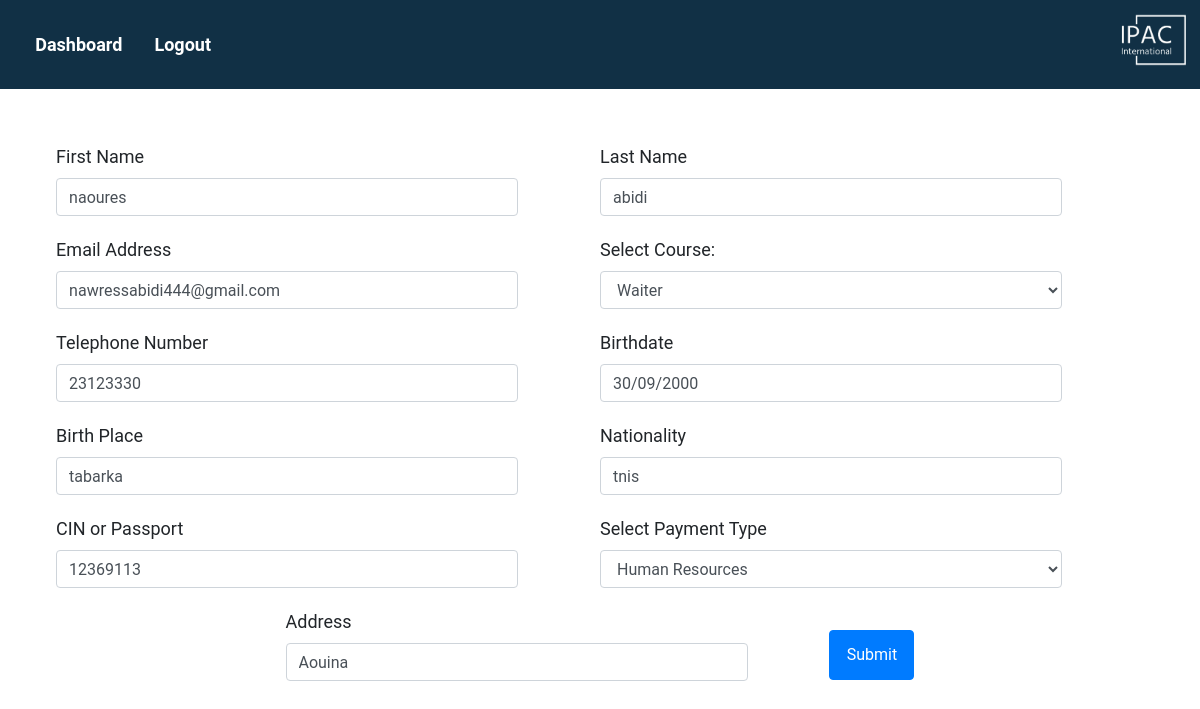
Screenshot of /instructor/1/update (signed in) with the database file from the repository.
### models.py (models this page shows, shortened)
class Instructor(db.Model):
    app_instructors= 'instructors'
    id = db.Column(db.Integer, primary_key=True)
    firstname1 = db.Column(db.String(50))
    lastname1 = db.Column(db.String(50))
    select_payment = db.Column(db.String(100))
    telephone1 = db.Column(db.String(50))
    birthdate1 = db.Column(db.String(50))
    birthplace1 = db.Column(db.String(50))
    nationality1 = db.Column(db.String(50))
    cin_passport1 = db.Column(db.String(50))
    course = db.Column(db.String(50))
    address = db.Column(db.String(100))
    email = db.Column(db.String(120), unique=True)

### views.py (the view, shortened to what this page needs)
@views.route('/instructor/<int:id>/update', methods=['GET', 'POST', 'PUT'])
@login_required
def update_instructor(id):
    if not current_user.is_authenticated:
        return redirect(url_for('auth.login'))
    instance = Instructor.query.get(id)
    if not instance:
        flash('Instructor does not exist', category="Error")
        return redirect(url_for('views.instructor'))
    return render_template("update-instructor.html", tmp=instance)

### app.py (called while the page is built)
@login_manager.user_loader
def load_user(user_id):
    return User.query.get(int(user_id))

### templates/update-instructor.html (shortened to what this page needs)
<link rel="stylesheet" type="text/css" href="{{ url_for('static', filename='styles.css') }}">
{% block content %}
<img src="{{ url_for('static', filename='ipac LOGO.jpg') }}" id="logo">
<nav class="secondary-nav">
  <link rel="stylesheet" href="https://stackpath.bootstrapcdn.com/bootstrap/4.4.1/css/bootstrap.min.css"
 />
  <link rel="stylesheet" href="https://stackpath.bootstrapcdn.com/font-awesome/4.7.0/css/font-awesome.min.css"
 />
  <body>
    <ul>
      <li><a href="/dashboard">Dashboard</a></li>
      <li><a id="logout" href="{{ url_for('auth.logout') }}">Logout</a></li>
    </ul>
  </body>
</nav>
<head>
</head>
<div class="container">
  <div class="row">
    <div class="col-md-12">
      <br><br>
      <form class="form-wrapper" method="post">
        <div class="form-group">
          <label for="firstname">First Name</label>
          <input type="text" class="form-control" style="width:85%" id="firstname" name="firstname"
            value="{{ tmp.firstname1 }}" />
        </div>
        <div class="form-group">
          <label for="lastname">Last Name</label>
          <input type="text" class="form-control" style="width:85%" id="lastname" name="lastname"
            value="{{ tmp.lastname1 }}" />
        </div>
        <div class="form-group">
          <label for="email">Email Address</label>
          <input type="email" class="form-control" style="width:85%" id="email" name="email" value="{{ tmp.email }}" />
        </div>
        <div class="form-group">
          <label for="select_course">Select Course:</label>
          <select id="select_course" name="select_course" class="form-control" style="width:85%">
            <option value="{{ tmp.ourse }}" selected>{{ tmp.course }}</option>
          </select>
        </div>
        <div class="form-group">
          <label for="telephone">Telephone Number</label>
          <input type="text" class="form-control" style="width:85%" id="telephone" name="telephone"
            value="{{ tmp.telephone1 }}" />
        </div>
        <div class="form-group">
          <label for="birthdate">Birthdate</label>
          <input type="text" class="form-control" style="width:85%" id="birthdate" name="birthdate"
            value="{{ tmp.birthdate1 }}" />
        </div>
        <div class="form-group">
          <label for="birthplace">Birth Place</label>
          <input type="text" class="form-control" style="width:85%" id="birthplace" name="birthplace"
            value="{{ tmp.birthplace1 }}" />
        </div>
        <div class="form-group">
          <label for="nationality">Nationality</label>
          <input type="text" class="form-control" style="width:85%" id="nationality" name="nationality"
            value="{{ tmp.nationality1 }}" />
        </div>
        <div class="form-group">
          <label for="cin_passport">CIN or Passport</label>
          <input type="text" class="form-control" style="width:85%" id="cin_passport" name="cin_passport"
            value="{{ tmp.cin_passport1 }}" />
        </div>
        <div class="form-group">
          <label for="select_payment">Select Payment Type</label>
          <select id="select_payment" name="select_payment" class="form-control" style="width:85%">
              <option value="{{ tmp.select_payment }}" selected>{{ tmp.select_payment }}</option>
          </select>
        </div>
        <div class="form-group">
          <label for="address">Address</label>
          <input type="text" class="form-control" style="width:85%" id="address" name="address"
            value="{{ tmp.address }}" />
        </div>
        <button type="submit" class="btn btn-primary" style="width: 85px; height: 50px;">Submit</button>
      </form>
    </div>
  </div>
</div>
{% endblock %}

### templates/update-instructor.html (style rules this page uses)
body { margin: 0%; font-size: 18px; }
ul { list-style-type: none; margin: 0%; padding: 1.6%; overflow: hidden; background-color: #113045; text-align: center; top: 0%; width: 100%; }
li { float: left; }
li a { display: block; color: white; text-align: center; padding: 12px 16px; text-decoration: none !important; font-weight: bold; font-family: 'Roboto'; }
.form-wrapper { display: flex; flex-wrap: wrap; justify-content: center; align-items: center; }
.form-group { flex-basis: 49%; margin-bottom: 20px; }
.container { font-family: 'roboto'; }

### rows the page displays
Instructor: firstname "naoures", lastname "abidi", email "nawressabidi444@gmail.com", select_course "Waiter", telephone "23123330", birthdate "30/09/2000", birthplace "tabarka", nationality "tnis", cin_passport "12369113", select_payment "Human Resources", address "Aouina"
